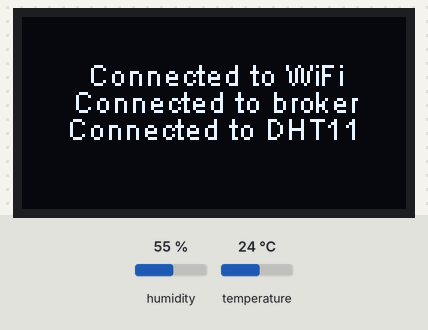
This sketch was run on a simulated ESP32. On the bench: 128×64 one-colour display. Inputs (shaded band) come from the test bench; at power-on: humidity 55 %, temperature 24 °C. WiFi joins after 1.5 s; servers stay silent unless stated; no MQTT or app messages arrive unless stated.

Above: at 7.7 s.

The sketch:

publisher.ino
```cpp
#include "config.h"
// OLED screen config
const int oledAddress = 0x3C;  // I2C direction of OLED screen
const int sdaPin = 5;
const int sclPin = 4;
// display object
SSD1306Wire display(oledAddress, sdaPin, sclPin);
// State of connection variables
bool internetOk = false;
bool brokerOk = false;
bool sensorOk = false;
// Declaration of the client objects
WiFiClientSecure ClientEsp;
PubSubClient client(ClientEsp);
// global variables read by the sensor DHT11
static float temp = 0;
static float hum = 0;
// data used in the callback
String _topic;
String _payload;
// sensor GPIO signal and type of sensor
const int PIN_SIGNAL = 25;
DHT dht(PIN_SIGNAL, DHT11);
// function to read values from the sensor each 5 seconds
void readSensor(){
  temp = dht.readTemperature();
  hum = dht.readHumidity();
  if (isnan(hum) || isnan(temp)) {
    sensorOk = false;
  } else {
    sensorOk = true;
  }
  delay(5000);
}
// function to connect to the WiFi
void wificonf(){
  delay(10);
  WiFi.begin(ssid,password);
  while (WiFi.status() != WL_CONNECTED){
    delay(1000);
  }
  internetOk = true;
  delay(500);
}
// function to connect to the HiveMQ broker
void connectMQTT(){
  while (!client.connected()){
    if (client.connect("ESP32Client", mqtt_username, mqtt_password)){
      brokerOk = true;
    } else{ // connection failure
      Serial.print("Failure, state = ");
      Serial.println(client.state());
      delay(5000);
    }
  }
}
// function to send the callback to the broker
void callback(char* topic, byte* payload, unsigned int length){
  String conc_payload_;
  for (int i=0;i<length;i++){
    conc_payload_ +=(char)payload[i];
  }
  _topic=topic;
  _payload=conc_payload_;
}

void setup(){
  ClientEsp.setCACert(root_ca);  // Set the root certificate
  Serial.begin(115200);
  // Configure WiFi, MQTT broker direction and callback
  wificonf();
  client.setServer(server_mqtt,puerto_mqtt);
  client.setCallback(callback);
  // setup the humidity and temperature sensor
  pinMode(PIN_SIGNAL, INPUT_PULLUP); // input pin with Rpull-up
  dht.begin();  // initialize the object of the sensor
  // screen OLED
  display.init();  // initialize screen
  display.flipScreenVertically();  // rotate screen to display horizontally
  display.setFont(ArialMT_Plain_10);
  display.setTextAlignment(TEXT_ALIGN_CENTER);
  display.clear();
}

void loop(){
  if (!client.connected()){
    connectMQTT();
  }
  client.loop();
  readSensor(); // reads values for temperature and humidity
  //----------------------------------------------------------------------------
  // show connection state on the screen OLED
  if (internetOk) {
    display.drawString(display.getWidth() / 2, 13, "Connected to WiFi");
  }else{
    display.drawString(display.getWidth() / 2, 13, "Connecting to WiFi...");
  }
  if (brokerOk) {
    display.drawString(display.getWidth() / 2, 22, "Connected to broker");
  }else{
    display.drawString(display.getWidth() / 2, 22, "Connecting to broker...");
  }
  if (sensorOk) {
    display.drawString(display.getWidth() / 2, 31, "Connected to DHT11");
  }else{
    display.drawString(display.getWidth() / 2, 31, "DHT11 connection lost");
  }
  display.display();  // show messages in the screen OLED
  //--------------------------------------------------------------------------
  // publish to the broker in the cloud
  if(not isnan(hum) && not isnan(temp)){
    client.publish("temperature", String(temp).c_str());
    client.publish("humidity", String(hum).c_str());
  }
}
```

config.h
```cpp
#ifndef _CONFIG_H
#define _CONFIG_H
// bibliotecas necesarias
#include <WiFi.h> // WiFi transmission
#include <PubSubClient.h> // MQTT protocol
#include <WiFiClientSecure.h> // TLS security
#include <DHT.h> // sensor DHT11
#include <Wire.h> // I2C comm
#include "Adafruit_Sensor.h" // Adafruit unified sensor --> DHT.h
#include "SSD1306Wire.h" // screen OLED
// username / password WiFi
const char* ssid = "Cableworld_U329-2.4g";
const char* password = "mhWQuzJ7";
// direction / port of the broker online
const char* server_mqtt = "b882d072ed4747feaf5d6b61d5679193.s1.eu.hivemq.cloud";
const int puerto_mqtt = 8883;
// username / password of the client (broker regulated)
const char* mqtt_username = "juan1";
const char* mqtt_password = "Juan1234";
// root certificate to use TLS
static const char* root_ca PROGMEM = R"EOF(
-----BEGIN CERTIFICATE-----
MIIFazCCA1OgAwIBAgIRAIIQz7DSQONZRGPgu2OCiwAwDQYJKoZIhvcNAQELBQAw
TzELMAkGA1UEBhMCVVMxKTAnBgNVBAoTIEludGVybmV0IFNlY3VyaXR5IFJlc2Vh
cmNoIEdyb3VwMRUwEwYDVQQDEwxJU1JHIFJvb3QgWDEwHhcNMTUwNjA0MTEwNDM4
WhcNMzUwNjA0MTEwNDM4WjBPMQswCQYDVQQGEwJVUzEpMCcGA1UEChMgSW50ZXJu
ZXQgU2VjdXJpdHkgUmVzZWFyY2ggR3JvdXAxFTATBgNVBAMTDElTUkcgUm9vdCBY
MTCCAiIwDQYJKoZIhvcNAQEBBQADggIPADCCAgoCggIBAK3oJHP0FDfzm54rVygc
h77ct984kIxuPOZXoHj3dcKi/vVqbvYATyjb3miGbESTtrFj/RQSa78f0uoxmyF+
0TM8ukj13Xnfs7j/EvEhmkvBioZxaUpmZmyPfjxwv60pIgbz5MDmgK7iS4+3mX6U
A5/TR5d8mUgjU+g4rk8Kb4Mu0UlXjIB0ttov0DiNewNwIRt18jA8+o+u3dpjq+sW
T8KOEUt+zwvo/7V3LvSye0rgTBIlDHCNAymg4VMk7BPZ7hm/ELNKjD+Jo2FR3qyH
B5T0Y3HsLuJvW5iB4YlcNHlsdu87kGJ55tukmi8mxdAQ4Q7e2RCOFvu396j3x+UC
B5iPNgiV5+I3lg02dZ77DnKxHZu8A/lJBdiB3QW0KtZB6awBdpUKD9jf1b0SHzUv
KBds0pjBqAlkd25HN7rOrFleaJ1/ctaJxQZBKT5ZPt0m9STJEadao0xAH0ahmbWn
OlFuhjuefXKnEgV4We0+UXgVCwOPjdAvBbI+e0ocS3MFEvzG6uBQE3xDk3SzynTn
jh8BCNAw1FtxNrQHusEwMFxIt4I7mKZ9YIqioymCzLq9gwQbooMDQaHWBfEbwrbw
qHyGO0aoSCqI3Haadr8faqU9GY/rOPNk3sgrDQoo//fb4hVC1CLQJ13hef4Y53CI
rU7m2Ys6xt0nUW7/vGT1M0NPAgMBAAGjQjBAMA4GA1UdDwEB/wQEAwIBBjAPBgNV
HRMBAf8EBTADAQH/MB0GA1UdDgQWBBR5tFnme7bl5AFzgAiIyBpY9umbbjANBgkq
hkiG9w0BAQsFAAOCAgEAVR9YqbyyqFDQDLHYGmkgJykIrGF1XIpu+ILlaS/V9lZL
ubhzEFnTIZd+50xx+7LSYK05qAvqFyFWhfFQDlnrzuBZ6brJFe+GnY+EgPbk6ZGQ
3BebYhtF8GaV0nxvwuo77x/Py9auJ/GpsMiu/X1+mvoiBOv/2X/qkSsisRcOj/KK
NFtY2PwByVS5uCbMiogziUwthDyC3+6WVwW6LLv3xLfHTjuCvjHIInNzktHCgKQ5
ORAzI4JMPJ+GslWYHb4phowim57iaztXOoJwTdwJx4nLCgdNbOhdjsnvzqvHu7Ur
TkXWStAmzOVyyghqpZXjFaH3pO3JLF+l+/+sKAIuvtd7u+Nxe5AW0wdeRlN8NwdC
jNPElpzVmbUq4JUagEiuTDkHzsxHpFKVK7q4+63SM1N95R1NbdWhscdCb+ZAJzVc
oyi3B43njTOQ5yOf+1CceWxG1bQVs5ZufpsMljq4Ui0/1lvh+wjChP4kqKOJ2qxq
4RgqsahDYVvTH9w7jXbyLeiNdd8XM2w9U/t7y0Ff/9yi0GE44Za4rF2LN9d11TPA
mRGunUHBcnWEvgJBQl9nJEiU0Zsnvgc/ubhPgXRR4Xq37Z0j4r7g1SgEEzwxA57d
emyPxgcYxn/eR44/KJ4EBs+lVDR3veyJm+kXQ99b21/+jh5Xos1AnX5iItreGCc=
-----END CERTIFICATE-----
)EOF";
#endif /*_CONFIG_H*/
```
